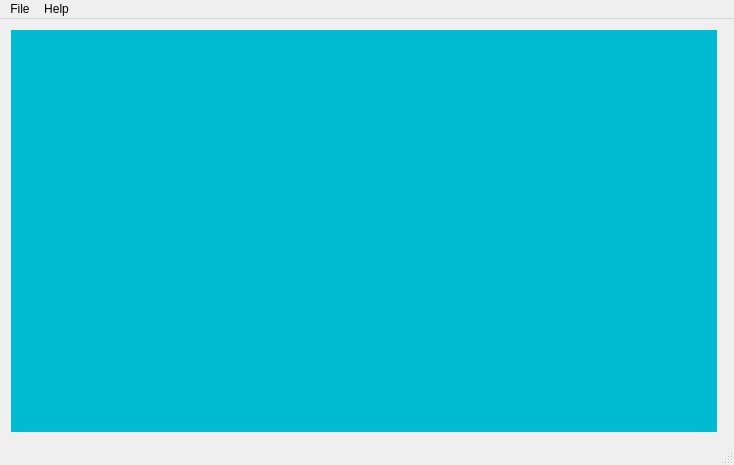
<?xml version="1.0" encoding="UTF-8"?>
<ui version="4.0">
 <class>MainWindow</class>
 <widget class="QMainWindow" name="MainWindow">
  <property name="geometry">
   <rect>
    <x>0</x>
    <y>0</y>
    <width>734</width>
    <height>465</height>
   </rect>
  </property>
  <property name="windowTitle">
   <string>MainWindow</string>
  </property>
  <widget class="QWidget" name="centralWidget">
   <layout class="QGridLayout" name="gridLayout">
    <item row="0" column="0">
     <widget class="Scene" name="scene" native="true">
      <property name="sizePolicy">
       <sizepolicy hsizetype="Expanding" vsizetype="Preferred">
        <horstretch>0</horstretch>
        <verstretch>0</verstretch>
       </sizepolicy>
      </property>
      <property name="minimumSize">
       <size>
        <width>700</width>
        <height>400</height>
       </size>
      </property>
      <property name="styleSheet">
       <string notr="true">background-color: rgb(0, 187, 209);</string>
      </property>
     </widget>
    </item>
    <item row="0" column="1">
     <widget class="ControlPanel" name="controlPanel" native="true">
      <property name="styleSheet">
       <string notr="true"/>
      </property>
     </widget>
    </item>
   </layout>
  </widget>
  <widget class="QStatusBar" name="statusBar"/>
  <widget class="QMenuBar" name="menuBar">
   <property name="geometry">
    <rect>
     <x>0</x>
     <y>0</y>
     <width>734</width>
     <height>25</height>
    </rect>
   </property>
   <widget class="QMenu" name="menuFile">
    <property name="title">
     <string>File</string>
    </property>
    <addaction name="actionOpen"/>
    <addaction name="actionSave"/>
    <addaction name="separator"/>
    <addaction name="actionExit"/>
   </widget>
   <widget class="QMenu" name="menuHelp">
    <property name="title">
     <string>Help</string>
    </property>
    <addaction name="actionManual"/>
   </widget>
   <addaction name="menuFile"/>
   <addaction name="menuHelp"/>
  </widget>
  <action name="actionOpen">
   <property name="text">
    <string>Open</string>
   </property>
  </action>
  <action name="actionSave">
   <property name="text">
    <string>Save</string>
   </property>
  </action>
  <action name="actionExit">
   <property name="text">
    <string>Exit</string>
   </property>
  </action>
  <action name="actionManual">
   <property name="text">
    <string>Manual</string>
   </property>
  </action>
 </widget>
 <layoutdefault spacing="6" margin="11"/>
 <customwidgets>
  <customwidget>
   <class>ControlPanel</class>
   <extends>QWidget</extends>
   <header>controlPanel/controlpanel.h</header>
   <container>1</container>
  </customwidget>
  <customwidget>
   <class>Scene</class>
   <extends>QWidget</extends>
   <header>renderWindow/scene.h</header>
   <container>1</container>
  </customwidget>
 </customwidgets>
 <resources/>
 <connections/>
</ui>
